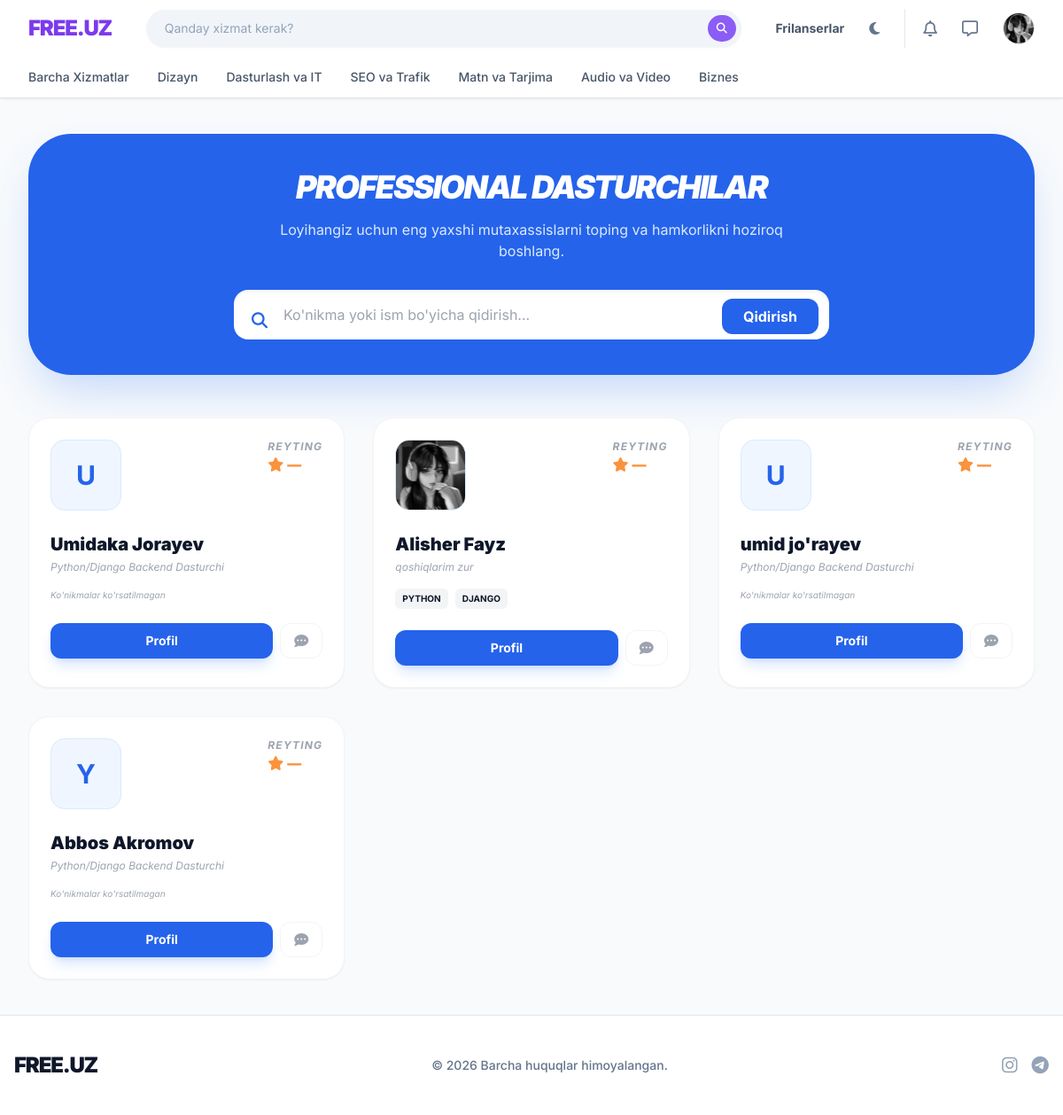
Before: /developers/ (signed in) with the older database file.
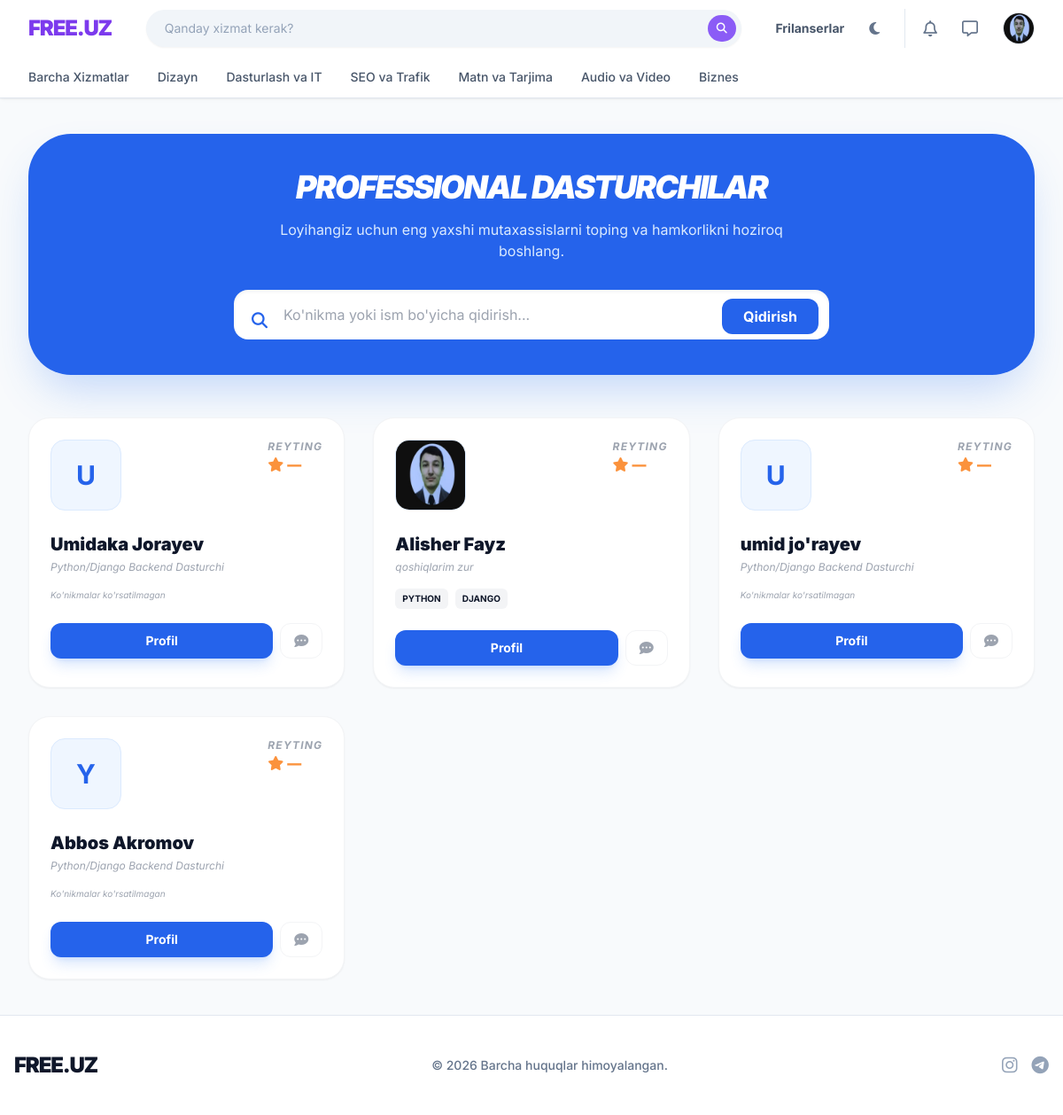
After: the same page with the newer database file.
### Client/models.py (models this page shows, shortened)
class User(AbstractUser):
    ROLE_CLIENT    = 'client'
    ROLE_DEVELOPER = 'developer'
    ROLE_ADMIN     = 'admin'
    ROLE_CHOICES   = [
        (ROLE_CLIENT,    'Mijoz'),
        (ROLE_DEVELOPER, 'Dasturchi'),
        (ROLE_ADMIN,     'Admin'),
    ]
    email         = models.EmailField(unique=True, verbose_name='Email')
    role          = models.CharField(max_length=20, choices=ROLE_CHOICES, default=ROLE_CLIENT)
    avatar        = models.ImageField(upload_to='avatars/', blank=True, null=True)
    phone         = models.CharField(max_length=20, blank=True, null=True)
    company       = models.CharField(max_length=200, blank=True, null=True)
    bio           = models.TextField(max_length=1000, blank=True, null=True)
    portfolio_url = models.URLField(blank=True, null=True)
    skills        = models.JSONField(default=list, blank=True, null=True)
    contact_public = models.BooleanField(default=True)
    is_verified   = models.BooleanField(default=False)
    is_blocked    = models.BooleanField(default=False)
    block_reason  = models.TextField(blank=True, null=True)
    created_at    = models.DateTimeField(auto_now_add=True)
    updated_at    = models.DateTimeField(auto_now=True)
    USERNAME_FIELD  = 'email'
    REQUIRED_FIELDS = ['username', 'first_name', 'last_name']
    class Meta:
        verbose_name = 'Foydalanuvchi'
        verbose_name_plural = 'Foydalanuvchilar'

### Client/views.py (the view)
# urls.py: path('developers/',                       views.DeveloperListView.as_view(),    name='developer_list'),
class DeveloperListView(ListView):
    model = User
    template_name = 'users/developer_list.html'
    context_object_name = 'developers'
    paginate_by = 20
    def get_queryset(self):
        qs = User.objects.filter(role=User.ROLE_DEVELOPER, is_active=True, is_blocked=False)
        q = self.request.GET.get('q')
        if q:
            qs = qs.filter(
                Q(first_name__icontains=q) | Q(last_name__icontains=q) |
                Q(bio__icontains=q) | Q(skills__icontains=q)
            )
        return qs.order_by('-created_at')

### templates/users/developer_list.html (shortened to what this page needs)
{% extends 'base.html' %}
{% block content %}
<div class="py-10">
    <div class="bg-blue-600 rounded-[3rem] p-10 mb-12 text-white text-center shadow-2xl shadow-blue-500/30">
        <h1 class="text-4xl font-black mb-4 uppercase tracking-tighter italic">Professional Dasturchilar</h1>
        <p class="text-blue-100 mb-8 max-w-xl mx-auto">Loyihangiz uchun eng yaxshi mutaxassislarni toping va hamkorlikni hoziroq boshlang.</p>
        <form class="max-w-2xl mx-auto relative group">
            <input type="text" placeholder="Ko'nikma yoki ism bo'yicha qidirish..." class="w-full py-4 pl-14 pr-6 rounded-2xl text-gray-900 focus:outline-none focus:ring-4 focus:ring-blue-300 transition shadow-inner">
            <i class="fa-solid fa-magnifying-glass absolute left-5 top-5 text-blue-600 text-lg"></i>
            <button class="absolute right-3 top-2.5 bg-blue-600 text-white px-6 py-2 rounded-xl font-bold hover:bg-blue-700 transition">Qidirish</button>
        </form>
    </div>
    <div class="grid grid-cols-1 md:grid-cols-2 lg:grid-cols-3 gap-8">
        {% for developer in developers %}
        <div class="bg-white dark:bg-gray-800 rounded-3xl p-6 border border-gray-100 dark:border-gray-700 shadow-sm hover:shadow-xl hover:-translate-y-2 transition duration-300 group">
            <div class="flex items-start justify-between mb-6">
                <div class="w-20 h-20 bg-blue-50 dark:bg-gray-700 rounded-2xl flex items-center justify-center text-3xl font-bold text-blue-600 overflow-hidden border border-blue-100 dark:border-gray-600">
                    {% if developer.avatar %}
                        <img src="{{ developer.avatar.url }}" class="w-full h-full object-cover">
                    {% else %}
                        {{ developer.username|first|upper }}
                    {% endif %}
                </div>
                <div class="text-right">
                    <p class="text-xs font-bold text-gray-400 uppercase tracking-widest italic">Reyting</p>
                    <div class="flex items-center text-orange-400 gap-1 font-black">
                        <i class="fa-solid fa-star"></i>
                        {{ developer.avg_rating|default:"—" }}
                    </div>
                </div>
            </div>
            <h3 class="text-xl font-black mb-1 group-hover:text-blue-600 transition">{{ developer.get_full_name|default:developer.username }}</h3>
            <p class="text-xs text-gray-400 mb-4 line-clamp-2 italic">{{ developer.bio|default:"Python/Django Backend Dasturchi" }}</p>
            <div class="flex flex-wrap gap-2 mb-6">
                {% for skill in developer.skills %}
                    <span class="text-[10px] font-bold px-2 py-1 bg-gray-100 dark:bg-gray-700 rounded-md uppercase">{{ skill }}</span>
                {% empty %}
                    <span class="text-[10px] text-gray-400 italic">Ko'nikmalar ko'rsatilmagan</span>
                {% endfor %}
            </div>
            <div class="flex gap-2">
                <a href="{% url 'client:profile_detail' developer.username %}"
                   class="flex-1 text-center py-2.5 bg-blue-600 text-white rounded-xl font-bold text-sm shadow-lg shadow-blue-500/20">
                    Profil
                </a>
                <a href="{% url 'client:direct_chat' developer.username %}"
                   class="w-12 flex items-center justify-center border border-gray-100 dark:border-gray-700 rounded-xl hover:bg-gray-50 dark:hover:bg-gray-700 transition"
                   title="Xabar yuborish">
                    <i class="fa-solid fa-comment-dots text-gray-400"></i>
                </a>
            </div>
        </div>
        {% empty %}
            <p class="col-span-full text-center text-gray-400 italic">Hozircha dasturchilar mavjud emas.</p>
        {% endfor %}
    </div>
</div>
{% endblock %}

### templates/base.html (shortened to what the changed rows need)
{% load static %}
<!DOCTYPE html>
<html lang="uz" class="light">
<head>
    <script src="https://cdn.tailwindcss.com"></script>
    <link rel="stylesheet" href="https://cdnjs.cloudflare.com/ajax/libs/font-awesome/6.4.0/css/all.min.css">
</head>
<body class="bg-slate-50 dark:bg-darkbg text-slate-900 dark:text-slate-200 transition-colors duration-300 flex flex-col min-h-screen">
    <header class="bg-white dark:bg-darkcard border-b border-slate-200 dark:border-slate-800 sticky top-0 z-50 shadow-sm">
        <div class="max-w-7xl mx-auto px-4 sm:px-6 lg:px-8">
            <div class="flex justify-between h-16 items-center gap-4">
                <div class="flex items-center gap-3 md:gap-5 flex-shrink-0">
                    {% if user.is_authenticated %}
                        <div class="flex items-center gap-3 border-l pl-3 border-slate-200 dark:border-slate-700">
                            <div class="relative group ml-2">
                                <a href="{% url 'client:profile_detail' user.username %}" class="flex items-center gap-2 cursor-pointer">
                                    {% if user.avatar %}
                                        <img src="{{ user.avatar.url }}" class="w-9 h-9 rounded-full object-cover border border-slate-200 dark:border-slate-700">
                                    {% else %}
                                        <div class="w-9 h-9 rounded-full bg-primary-100 dark:bg-primary-900/30 text-primary-600 dark:text-primary-400 flex items-center justify-center font-bold text-sm border border-primary-200 dark:border-primary-800">
                                            {{ user.username|first|upper }}
                                        </div>
                                    {% endif %}
                                </a>
                            </div>
                        </div>
                    {% endif %}
                </div>
            </div>
        </div>
    </header>
    <main class="flex-1 max-w-7xl mx-auto w-full px-4 sm:px-6 lg:px-8">
        {% block content %}{% endblock %}
    </main>
</body>
</html>

Changed rows visible on the page:
changed User "Alisher Fayz": avatar: a different picture
